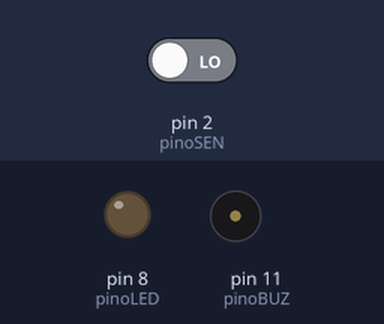
Bench run of a sketch on a simulated Arduino Uno, built with avr-gcc and run on an emulated ATmega328P. Shown: output pins drawn as LEDs (lit = HIGH), buzzer (waves = sounding, pin HIGH). The test bench sets the inputs (shaded band); at power-on: pin 2 (pinoSEN) LOW.

Above: at 1.2 s.
1.3 s: pin 2 (pinoSEN) driven HIGH
At 1.8 s:
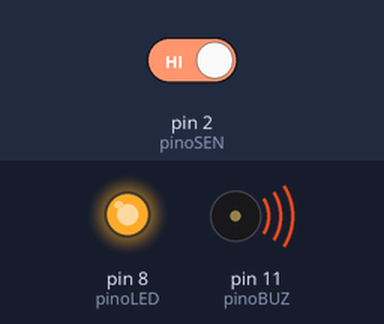
2.8 s: pin 2 (pinoSEN) driven LOW
At 4.2 s:
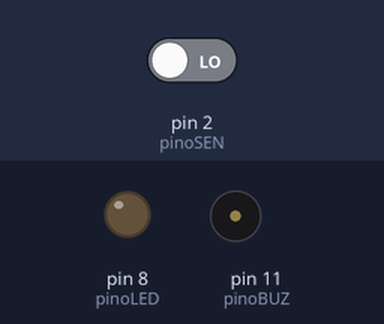
Timing chart, 0 to 5.8 s (numbered marks = the images above; inputs shaded):
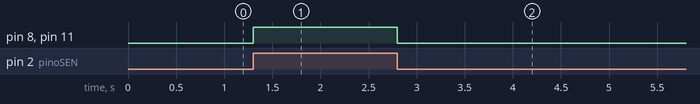

The sketch:

Alarme_Com_Sensor_de_Movimento.ino
```cpp
const int pinoSEN = 2;  // PINO DIGITAL UTILIZADO PELO SENSOR DE PRESENÇA
const int pinoLED = 8;  // PINO DIGITAL UTILIZADO PELO LED
const int pinoBUZ = 11; // PINO DIGITAL UTILIZADO PELO BUZZER

void setup()
{
   pinMode(pinoLED, OUTPUT); // DEFINE O PINO COMO SAÍDA
   pinMode(pinoBUZ, OUTPUT); // DEFINE O PINO COMO SAÍDA
   pinMode(pinoSEN, INPUT);  // DEFINE O PINO COMO ENTRADA
}
void loop()
{

   if (digitalRead(pinoSEN) == HIGH)
   {                               // SE A LEITURA DO PINO FOR IGUAL A HIGH, FAZ
      digitalWrite(pinoLED, HIGH); // ACENDE O LED
      digitalWrite(pinoBUZ, HIGH); // LIGA O BUZZER
   }
   else
   {                              // SENÃO, FAZ
      digitalWrite(pinoLED, LOW); // APAGA O LED
      digitalWrite(pinoBUZ, LOW); // DESLIGA O BUZZER
   }
}
```

Measured:
- after the input at 1.3 s, pin 8 (pinoLED), pin 11 (pinoBUZ): LOW → HIGH at once
- after the input at 2.8 s, pin 8 (pinoLED), pin 11 (pinoBUZ): HIGH → LOW at once
